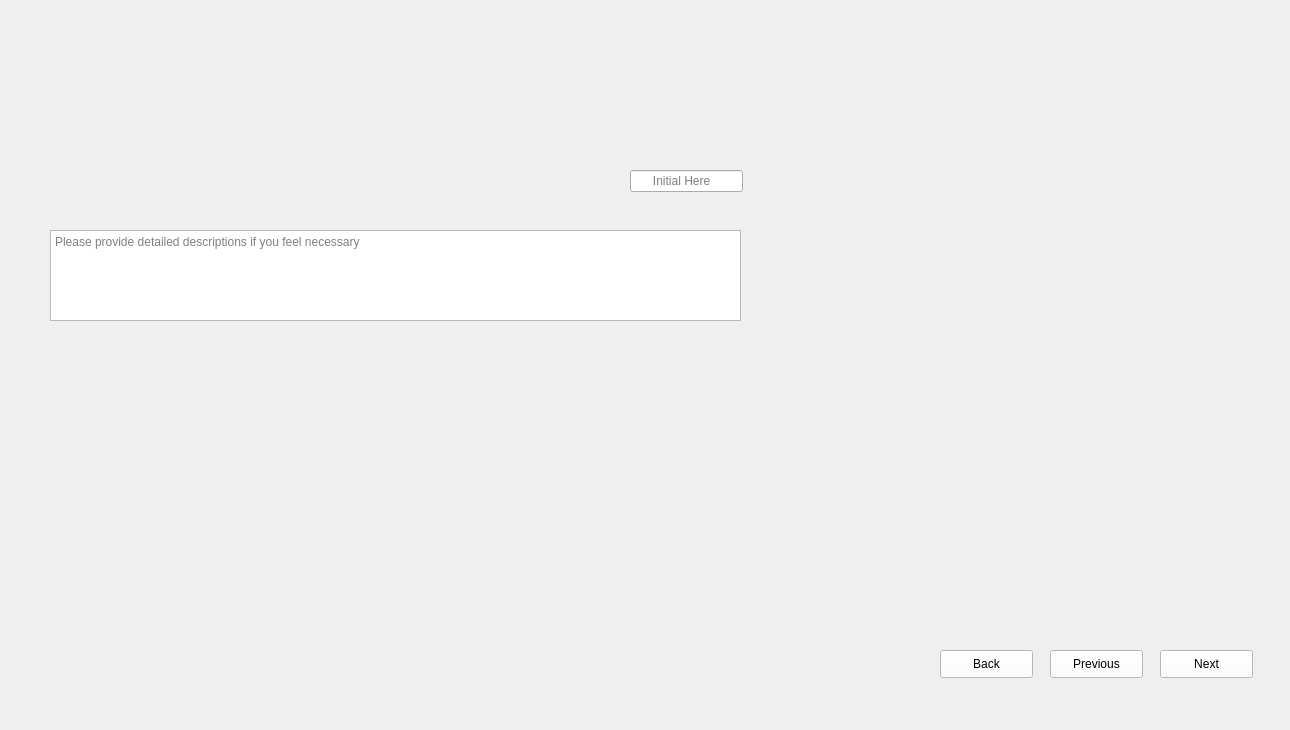
<?xml version="1.0" encoding="UTF-8"?>
<ui version="4.0">
 <class>Form</class>
 <widget class="QWidget" name="Form">
  <property name="geometry">
   <rect>
    <x>0</x>
    <y>0</y>
    <width>1290</width>
    <height>730</height>
   </rect>
  </property>
  <property name="windowTitle">
   <string>Form</string>
  </property>
  <widget class="QLabel" name="label">
   <property name="geometry">
    <rect>
     <x>0</x>
     <y>0</y>
     <width>1290</width>
     <height>730</height>
    </rect>
   </property>
   <property name="styleSheet">
    <string notr="true">background-image: url(:/images/images/Dice First Pillars_3.png);</string>
   </property>
   <property name="text">
    <string/>
   </property>
  </widget>
  <widget class="QLineEdit" name="lineEdit_Initials">
   <property name="geometry">
    <rect>
     <x>630</x>
     <y>170</y>
     <width>113</width>
     <height>22</height>
    </rect>
   </property>
   <property name="placeholderText">
    <string>      Initial Here</string>
   </property>
  </widget>
  <widget class="QLineEdit" name="lineEdit_Dates">
   <property name="geometry">
    <rect>
     <x>140</x>
     <y>670</y>
     <width>113</width>
     <height>22</height>
    </rect>
   </property>
   <property name="styleSheet">
    <string notr="true">QLineEdit{
background-color: rgb(240, 240, 240);
border: none;
}</string>
   </property>
  </widget>
  <widget class="QLineEdit" name="lineEdit_Steps">
   <property name="geometry">
    <rect>
     <x>270</x>
     <y>670</y>
     <width>91</width>
     <height>22</height>
    </rect>
   </property>
   <property name="styleSheet">
    <string notr="true">QLineEdit{
background-color: rgb(240, 240, 240);
border: none;
}</string>
   </property>
  </widget>
  <widget class="QTextEdit" name="textEdit_Comments">
   <property name="geometry">
    <rect>
     <x>50</x>
     <y>230</y>
     <width>691</width>
     <height>91</height>
    </rect>
   </property>
   <property name="placeholderText">
    <string>Please provide detailed descriptions if you feel necessary </string>
   </property>
  </widget>
  <widget class="QPushButton" name="pushButton_Next">
   <property name="geometry">
    <rect>
     <x>1160</x>
     <y>650</y>
     <width>93</width>
     <height>28</height>
    </rect>
   </property>
   <property name="styleSheet">
    <string notr="true">QPushButton{
background-color: rgb(255, 255, 255);
height: 35px;
}
QPushButton::hover{
background-color: rgb(0, 0, 255);
}
QPushButton:pressed{
padding-top:7px;
padding-top:7px;
}</string>
   </property>
   <property name="text">
    <string>Next</string>
   </property>
  </widget>
  <widget class="QPushButton" name="pushButton_Previous">
   <property name="geometry">
    <rect>
     <x>1050</x>
     <y>650</y>
     <width>93</width>
     <height>28</height>
    </rect>
   </property>
   <property name="styleSheet">
    <string notr="true">QPushButton{
background-color: rgb(255, 255, 255);
height: 35px;
}
QPushButton::hover{
background-color: rgb(0, 0, 255);
}
QPushButton:pressed{
padding-top:7px;
padding-top:7px;
}</string>
   </property>
   <property name="text">
    <string>Previous</string>
   </property>
  </widget>
  <widget class="QPushButton" name="pushButton_Back">
   <property name="geometry">
    <rect>
     <x>940</x>
     <y>650</y>
     <width>93</width>
     <height>28</height>
    </rect>
   </property>
   <property name="styleSheet">
    <string notr="true">QPushButton{
background-color: rgb(255, 255, 255);
height: 35px;
}
QPushButton::hover{
background-color: rgb(0, 0, 255);
}
QPushButton:pressed{
padding-top:7px;
padding-top:7px;
}</string>
   </property>
   <property name="text">
    <string>Back</string>
   </property>
  </widget>
 </widget>
 <resources>
  <include location="D:/ECED4901SYPIIFiles/SNYProject/UI_design/LoginUI_Design/resource.qrc"/>
 </resources>
 <connections/>
</ui>
